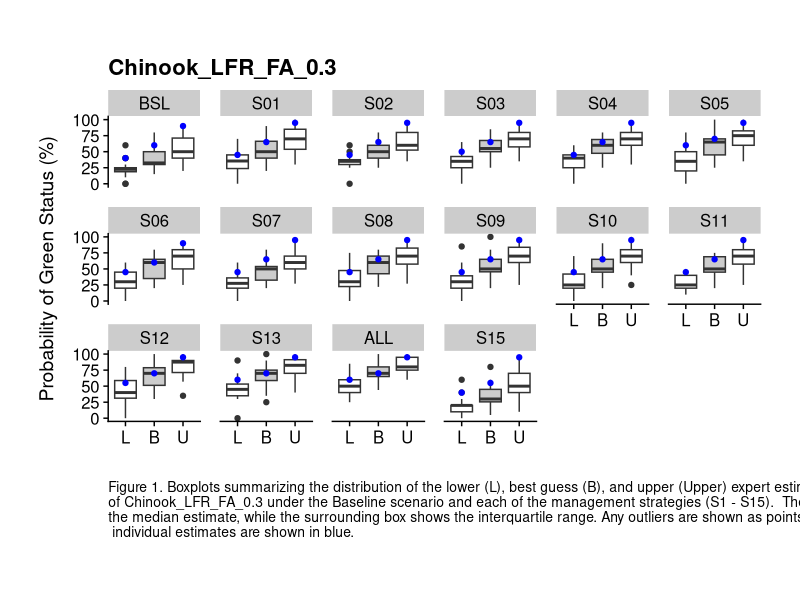
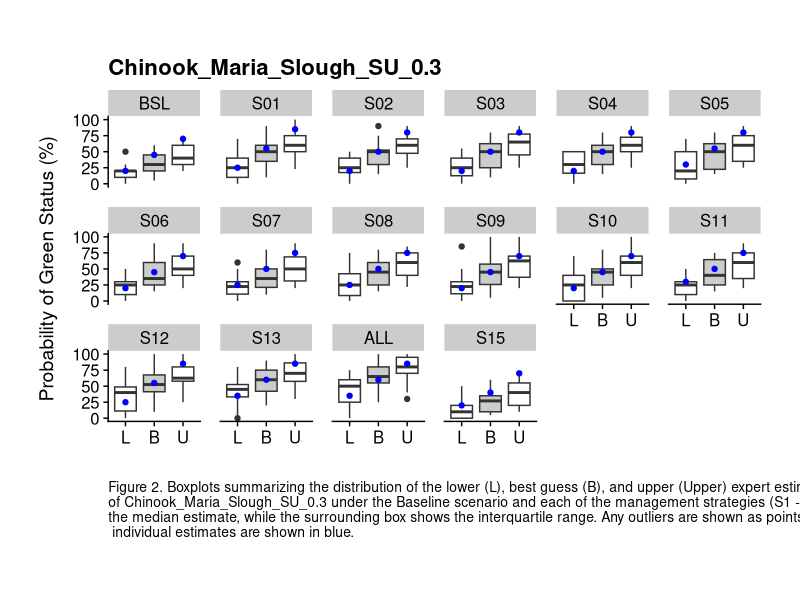
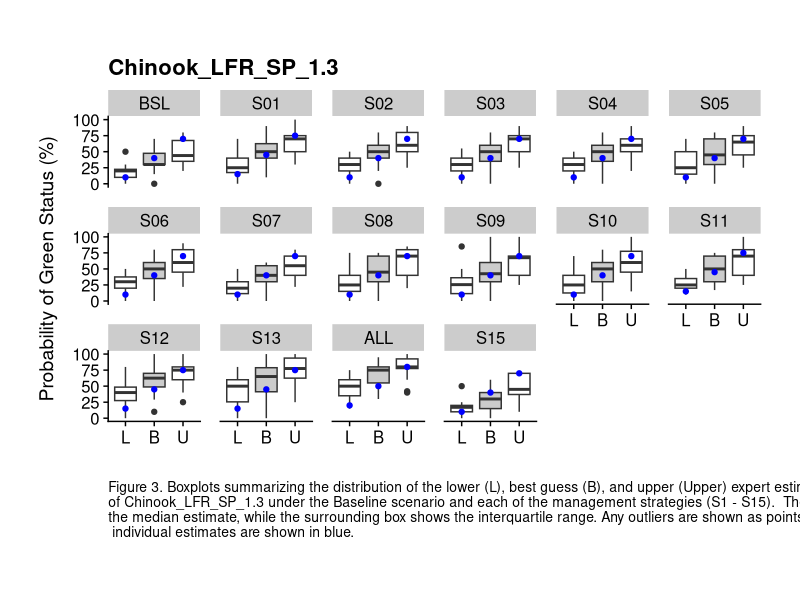
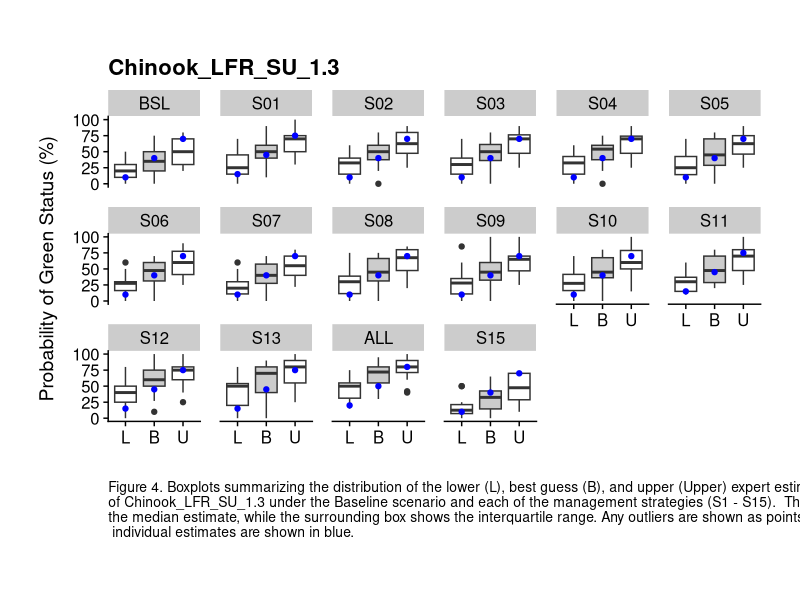
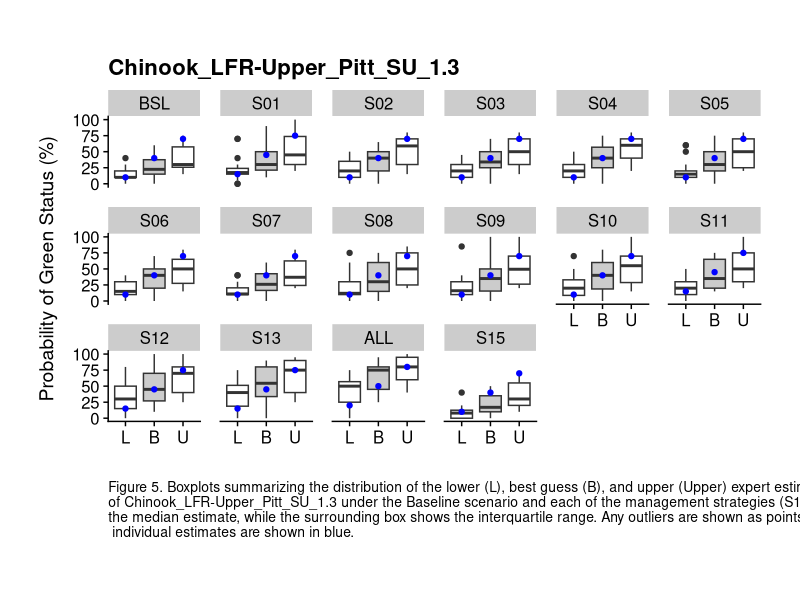
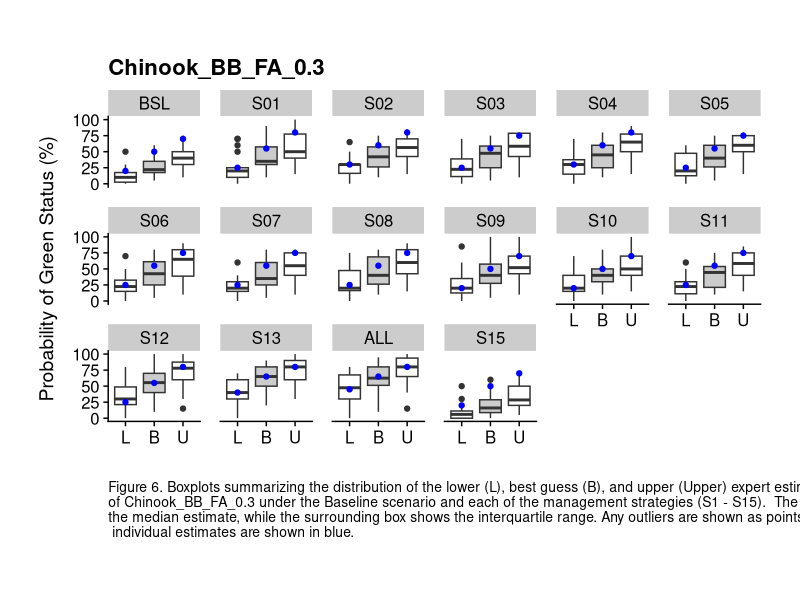
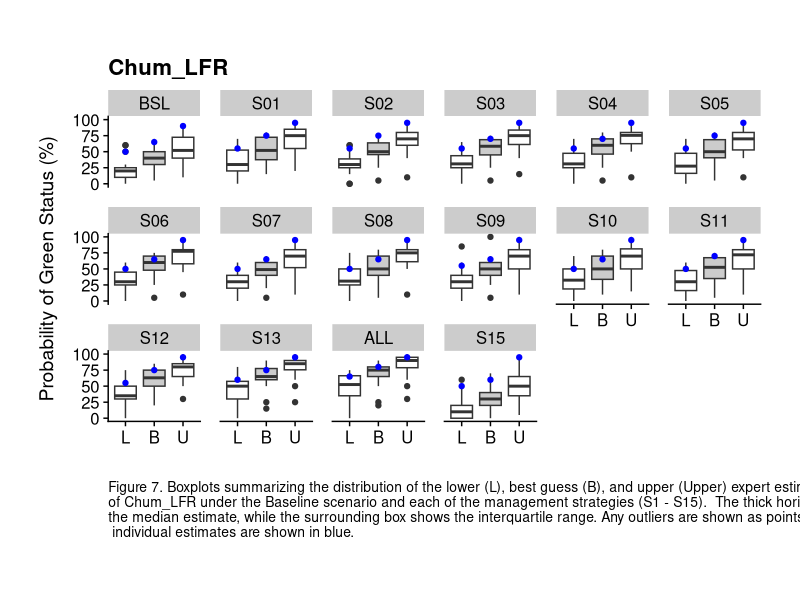
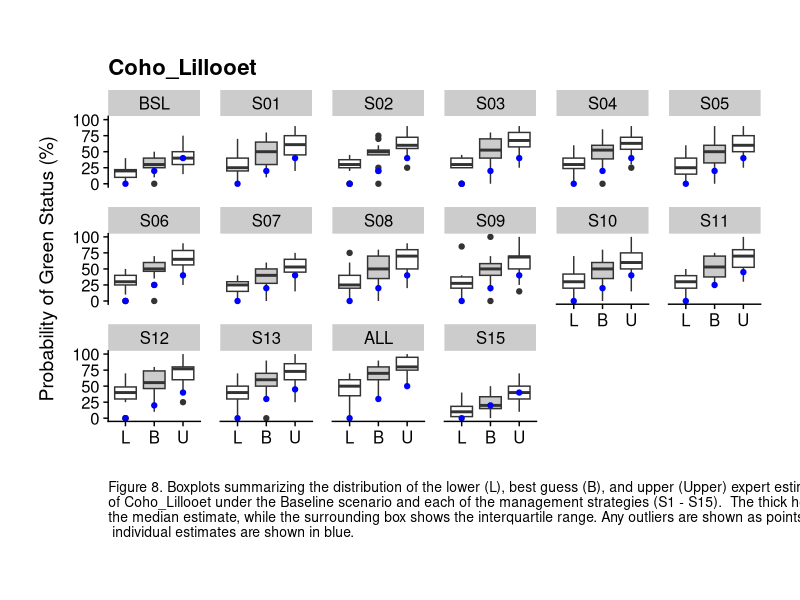

Write R code to recreate these figures, in order. (Note: a time limit stopped this script after it produced the figures.)
#' ---
#' title: "Plot Benefit Estimates"
#' author: "Adapted for the Lower Fraser Salmon PTM by Lia Chalifour"
#' date: "04 Feb 2020"
#' output: github_document
#' ---

#' Based on *Boxplot_script.R* from FRE PTM project [Found in Dropbox folder "\Fraser_River_Resilience\09_Plot_scripts\Final data scripts"]
#' This script creates two plots for each CU Group:  
#' 1) boxplots of the best guess, lower, and upper estimates for each Strategy from all Experts;  
#' 2) pointrange plots showing the best guess, lower and upper estimates of each Expert for each Strategy.  
#' NOTE: need to create 'figures' folder and 'benefits01' subfolder within it where plots will be saved.  
#'
#' 
#' Load packages
#+ message = FALSE, warning = FALSE
library(tidyverse)
library(ggplot2)
library(cowplot)
library(gridExtra)
library(here)

#' Read in data from benefits aggregation
#+ warning = FALSE, message = FALSE
rlong <- read_csv("data/Results_tidy.csv") # use read_csv to make sure factors read in as character
  
#' Prepare data for plotting 
strat.levels <- unique(rlong$Strategy)
grp.levels <- unique(rlong$CU_group)
est.levels <- c("Lower", "Best.Guess", "Upper")
expcode <- unique(rlong$code) 

# Order the strategies to plot in the desired order
rlong$Strategy <- factor(rlong$Strategy, levels = strat.levels)
rlong$Est.Type <- factor(rlong$Est.Type, levels = est.levels)

#' ## Boxplots
#' Plot group estimates as boxplots and save as .pdf
for (j in seq_along(expcode)) {
  grp.list <- list()
  for (i in seq_along(grp.levels)) {
    temp.grpdata <- subset(rlong, CU_group == grp.levels[i])
    temp.plot <-
      ggplot(temp.grpdata, aes(x = Est.Type, # for each CU group, plot Estimate Type on x-axis
                               y = Value, # and Value on y-axis
                               fill = Est.Type) #and colour by estimate type
             ) + 
      geom_boxplot() + # tell R to display data in boxplot form
      geom_point(data = subset(temp.grpdata, code == expcode[j]), # plot indiv. expert's estimates as blue datapoints on top of the boxplots
                 aes(x = Est.Type, y = Value), 
                 color = 'blue'
                 ) +
      theme_cowplot() +  # use the theme "cowplot" for the plots, which is a nice minimalist theme
      theme(plot.margin = unit(c(1.5, 1, 1.5, 1), "cm"), # adjust margins around the outside of the plot (top, right, bottom, left)
            panel.spacing = unit(1, "lines"), # adjust margins and between panels of the plot (spacing of 1)
            axis.title.y = element_text(margin = margin(t = 0, 
                                                        r = 10,
                                                        b = 0,
                                                        l = 0) # adjust space between y-axis numbers and y-axis label
                                        ),
            plot.caption = element_text(size = 10, hjust = 0)
            ) + 
      scale_x_discrete(name = "",
                       breaks = c("Lower", "Best.Guess", "Upper"),
                       labels = c("L", "B", "U") # Give the x-axis variables shortened labels
      ) + 
      facet_wrap( ~ Strategy, nrow = 3) +  # create a separate panel of estimates for each management strategy
      scale_fill_manual(values = c("white", "gray80", "white"), # Assign colours to each type of estimate and don't show a legend
                        guide = FALSE 
      ) +
      labs(x = "", 
           y = "Probability of Green Status (%)", 
           title = paste(grp.levels[i]),
           caption = paste0(
             "Figure ", i, ". Boxplots summarizing the distribution of the lower (L), best guess (B), and upper (Upper) expert estimates of the probability of persistence 
of ", grp.levels[i], " under the Baseline scenario and each of the management strategies (S1 - S15).  The thick horizontal lines indicate  
the median estimate, while the surrounding box shows the interquartile range. Any outliers are shown as points beyond the plot whiskers. Your 
 individual estimates are shown in blue.")
           ) +  
      ylim(0, 100) # set the y-axis limits from 0-100
grp.list[[i]] <- temp.plot
    
  }
  # To save all plots as a .pdf: 
  plot1 <- marrangeGrob(grp.list, nrow = 1, ncol = 1, top = NULL) # arranges plots for saving to pdf file, one plot per page
  ggsave(filename = paste0("Exp", expcode[j], ".pdf", sep=''), 
         plot1, 
         path = "figures/benefits01", 
         width = 11, height = 8.5, units = "in")
  
}

print(temp.plot)


#' ## Pointrange plots
#' Plots each expert estimate separately (x-axis = Expert, y-axis point = Best guess, range = lower->upper)
#' Note removed apostrophe in "expert's" to avoid glitch in printing  in the captions

# Rearrange table so estimates for each group * strategy are on the same row
rlong.sub2 <- rlong[,c("code","CU_group","Value","Strategy","Est.Type")]
rlong.wide <- spread(rlong.sub2,key=Est.Type,value=Value)
rlong.wide$code<-as.factor(rlong.wide$code)

# Create plots
for (j in seq_along(expcode)) {
  grp.list <- list()
  for (i in seq_along(grp.levels)) {
  
    temp.expdata <- subset(rlong.wide, CU_group == grp.levels[i]) %>%
      mutate(expi = ifelse(code == expcode[j], T, F)) # this column allows for highlighting individual expert estimates
    
    temp.plot2 <-
      ggplot(temp.expdata, aes(x = code, # using the data CU group, plot Experts on X-axis
                               y = Best.Guess, # and corresponding standardized estimates on y-axis
                               color = expi # use this if highlighting individual expert responses
                               # color = code # use this if plotting all experts together (not highlighted)
                               )
             ) +  
      geom_pointrange(aes(ymin = Lower, ymax = Upper)) +
      theme_cowplot() +  # use the theme "cowplot" for the plots, which is a nice minimalist theme
      theme(plot.margin = unit(c(1.5, 1, 1.5, 1), "cm"), # adjust margins around the outside of the plot
            panel.spacing = unit(1, "lines"), # adjust margins and between panels of the plot (spacing of 1)
            axis.title.y = element_text(face = "bold", margin = margin(t = 0,
                                                        r = 5,
                                                        b = 0,
                                                        l = 0)), # adjust space between y-axis numbers and y-axis label
            axis.title.x = element_text(face = "bold", margin = margin(t = 10,
                                                        r = 0,
                                                        b = 0,
                                                        l = 0)), # adjust space between x-axis and label)
            axis.text.x = element_blank(),
            legend.justification=c(1,0), legend.position=c(0.98,-0.05), # repositions legend box (for final plot)
            plot.caption = element_text(size = 12, hjust = 0)
            ) +  
      scale_color_manual(values = c("grey", "blue"), guide = FALSE) + # turn this off if ploting all experts together
      # scale_color_brewer(palette='Paired') + # changes color palette
      facet_wrap( ~ Strategy, nrow = 3) +  # create a separate panel of estimates for each management strategy
      labs(x = "Experts",
           y = "Probability of Green Status (%)",
           title = paste(grp.levels[i]),
           caption = str_wrap(paste0("Figure ", i, ". Plots of each expert estimate of the probability that ", grp.levels[i], " will achieve green status under the Baseline scenario and each of the management strategies (S1 - S15). Each point indicates the best guess of one expert, with the lines corresponding to that experts lower and upper estimates. Your individual estimates are plotted in blue."), width = 130)
           ) +
      ylim(0, 100) # set the y-axis limits from 0-100

    grp.list[[i]] <- temp.plot2
    # To save plots as a .pdf, one file per CU group:
    # ggsave(temp.plot2, file=paste0(grp.levels[i],"_byExp.pdf", sep=''), path = "figures/", width = 10, height = 8, units = "in")
  
  }
  # To save all plots as a single .pdf: 
  plot2 <- marrangeGrob(grp.list, nrow = 1, ncol = 1, top = NULL) # arranges plots for saving to single pdf file, one plot per page
  ggsave(
    # filename = "IndivEstimates.pdf", # if plotting all estimates without highlighting
    filename = paste0("Indiv_Exp", expcode[j], ".pdf", sep=''), # if higlighting individual expert estimates
    plot2, 
    path = "figures/benefits01", 
    width = 11, height = 8.5, units = "in"
    )
}

print(temp.plot2)
